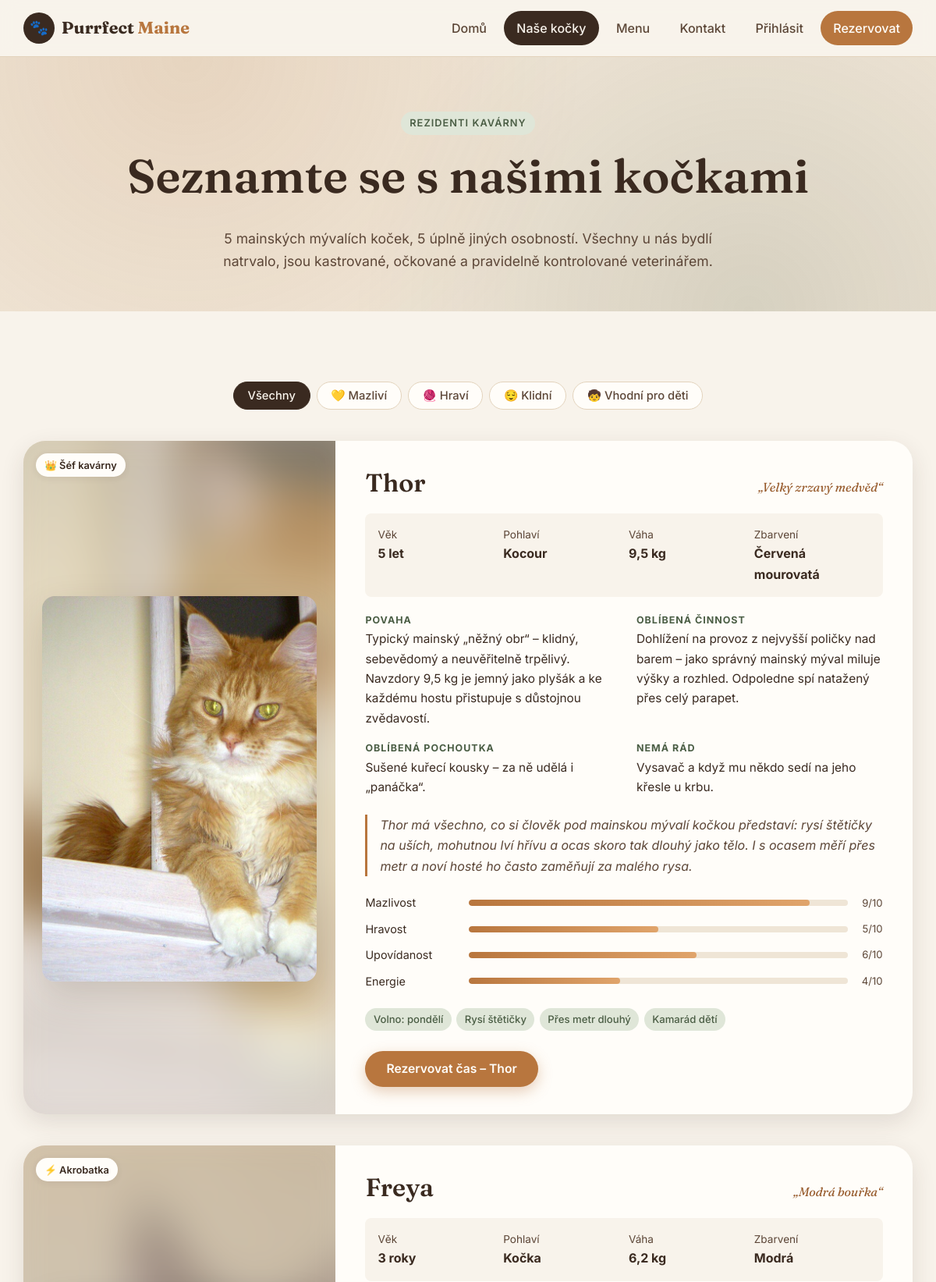
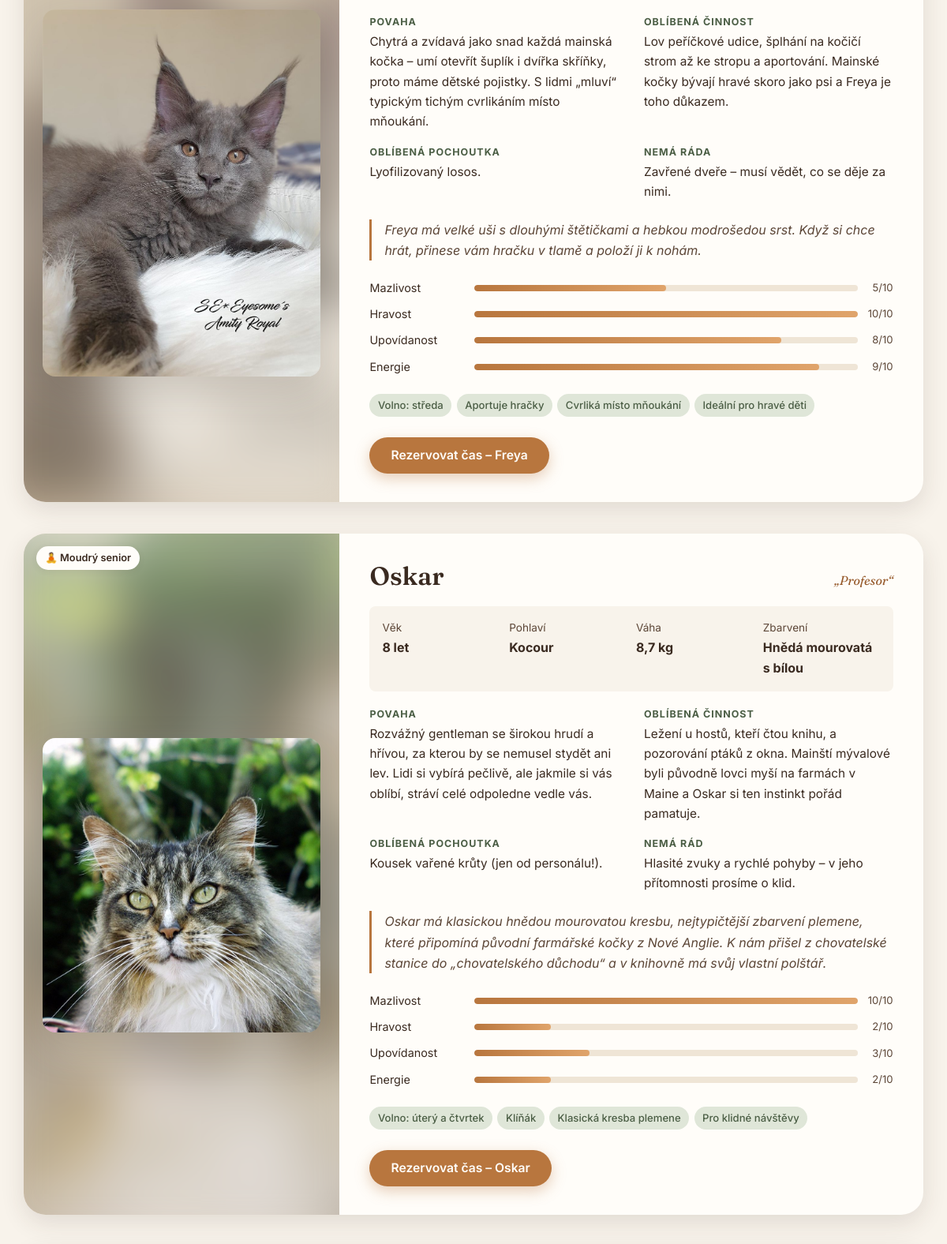
The app's page /cats.php (upper part) with its own data (2 pictures, top to bottom).
### tables this page shows
CREATE TABLE IF NOT EXISTS cats (
  id                INT UNSIGNED AUTO_INCREMENT PRIMARY KEY,
  name              VARCHAR(60)  NOT NULL,
  nickname          VARCHAR(100) NOT NULL DEFAULT '',
  tag_label         VARCHAR(60)  NOT NULL DEFAULT '',       
  age_years         DECIMAL(3,1) NOT NULL,
  sex               ENUM('kocour', 'kočka') NOT NULL,
  weight_kg         DECIMAL(4,1) NOT NULL,
  color             VARCHAR(80)  NOT NULL,
  personality       TEXT NOT NULL,
  favorite_activity TEXT NOT NULL,
  favorite_treat    VARCHAR(255) NOT NULL DEFAULT '',
  dislikes          VARCHAR(255) NOT NULL DEFAULT '',
  story             TEXT NULL,
  trait_cuddly      TINYINT UNSIGNED NOT NULL DEFAULT 5,    
  trait_playful     TINYINT UNSIGNED NOT NULL DEFAULT 5,
  trait_talkative   TINYINT UNSIGNED NOT NULL DEFAULT 5,
  trait_energy      TINYINT UNSIGNED NOT NULL DEFAULT 5,
  rest_days         VARCHAR(20)  NOT NULL DEFAULT '',       
  tags              VARCHAR(100) NOT NULL DEFAULT '',       
  highlights        VARCHAR(255) NOT NULL DEFAULT '',       
  photo             VARCHAR(500) NOT NULL DEFAULT '',       
  is_active         TINYINT(1) NOT NULL DEFAULT 1,
  sort_order        INT NOT NULL DEFAULT 0,
  created_at        DATETIME NOT NULL DEFAULT CURRENT_TIMESTAMP
);

### conn.php (called while the page is built, shortened)
<?php
class connector
{
    private $conn;
    public function __construct($host, $user, $password, $dbname)
    {
        try {
            $this->conn = new mysqli($host, $user, $password, $dbname);
            $this->conn->set_charset('utf8mb4');
        } catch (Exception $e) {
            die("Chyba: " . $e->getMessage());
        }
    }
    private function run($sql, array $params = [])
    {
        $stmt = $this->conn->prepare($sql);
        if (!$stmt->execute($params ?: null)) {
            throw new Exception("Chyba dotazu na databázi: " . $stmt->error);
        }
        return $stmt;
    }
    public function fetchAll($sql, array $params = [])
    {
        $result = $this->run($sql, $params)->get_result();
        return $result ? $result->fetch_all(MYSQLI_ASSOC) : [];
    }
}
$db = new connector("", "", "", "");

### includes/bootstrap.php (called while the page is built, shortened)
<?php
require_once __DIR__ . '/../conn.php';
function db(): connector
{
    global $db;
    return $db;
}
function e(?string $value): string
{
    return htmlspecialchars((string) $value, ENT_QUOTES | ENT_SUBSTITUTE, 'UTF-8');
}
function url(string $path = ''): string
{
    return BASE_URL . '/' . ltrim($path, '/');
}
function photo_url(?string $photo): string
{
    return preg_match('~^https?://~i', $photo) ? $photo : url($photo);
}
function format_age(float $years): string
{
    if (floor($years) != $years) {
        return str_replace('.', ',', rtrim(rtrim(number_format($years, 1, '.', ''), '0'), '.')) . ' roku';
    }
    $n = (int) $years;
    if ($n >= 2 && $n <= 4) return "$n roky";
    return "$n let";
}
function format_weight(float $kg): string
{
    return str_replace('.', ',', rtrim(rtrim(number_format($kg, 1, '.', ''), '0'), '.')) . ' kg';
}
function parse_days(?string $csv): array
{
    if ($csv === null || $csv === '') {
        return [];
    }
    return array_map('intval', explode(',', $csv));
}
function days_label(array $days): string
{
    $names = array_map(fn ($d) => DAY_NAMES[$d] ?? '', $days);
    if (count($names) <= 1) {
        return $names[0] ?? '';
    }
    $last = array_pop($names);
    return implode(', ', $names) . ' a ' . $last;
}

### cats.php (the view, shortened to what this page needs)
<?php
require __DIR__ . '/includes/bootstrap.php';
$cats = db()->fetchAll('SELECT * FROM cats WHERE is_active = 1 ORDER BY sort_order, name');
$traitLabels = [
    'trait_cuddly'    => 'Mazlivost',
    'trait_playful'   => 'Hravost',
    'trait_talkative' => 'Upovídanost',
    'trait_energy'    => 'Energie',
];
require __DIR__ . '/includes/header.php';
?>
  <main>
    <section class="page-hero">
      <div class="container">
        <span class="eyebrow eyebrow-green">Rezidenti kavárny</span>
        <h1>Seznamte se s našimi kočkami</h1>
        <p><?= count($cats) ?> mainských mývalích koček, <?= count($cats) ?> úplně jiných osobností. Všechny u nás bydlí natrvalo, jsou kastrované, očkované a pravidelně kontrolované veterinářem.</p>
      </div>
    </section>
    <section class="section">
      <div class="container">
        <?php if (!$cats): ?>
          <div class="empty-state">
            <div class="icon" aria-hidden="true">🐾</div>
            <p>Profily koček právě připravujeme. Zastavte se brzy!</p>
          </div>
        <?php else: ?>
        <div class="cat-filters" role="group" aria-label="Filtrovat kočky podle povahy">
          <button type="button" class="filter-btn active" data-filter="all" aria-pressed="true">Všechny</button>
          <?php foreach (CAT_TAGS as $key => $label): ?>
            <button type="button" class="filter-btn" data-filter="<?= e($key) ?>" aria-pressed="false"><?= e($label) ?></button>
          <?php endforeach; ?>
        </div>
        <div class="cat-list">
          <?php foreach ($cats as $cat):
              $restDays = parse_days($cat['rest_days']);
              $highlights = array_filter(array_map('trim', explode(',', $cat['highlights'])));
              $restLabel = $restDays ? 'Volno: ' . days_label($restDays) : 'Bez volného dne';
          ?>
          <article class="cat-card reveal" id="kocka-<?= (int) $cat['id'] ?>" data-tags="<?= e($cat['tags']) ?>">
            <div class="cat-photo"<?= $cat['photo'] ? ' style="--photo: url(&quot;' . e(photo_url($cat['photo'])) . '&quot;)"' : '' ?>>
              <?php if ($cat['photo']): ?>
                <div class="cat-photo-frame">
                  <img src="<?= e(photo_url($cat['photo'])) ?>" alt="<?= e($cat['name'] . ' – ' . $cat['color']) ?>" loading="lazy">
                </div>
              <?php else: ?>
                <div class="photo-placeholder" role="img" aria-label="<?= e($cat['name']) ?> – fotka zatím chybí">🐈</div>
              <?php endif; ?>
              <?php if ($cat['tag_label']): ?>
                <span class="cat-tag"><?= e($cat['tag_label']) ?></span>
              <?php endif; ?>
            </div>
            <div class="cat-body">
              <div class="cat-header">
                <h3><?= e($cat['name']) ?></h3>
                <?php if ($cat['nickname']): ?>
                  <span class="cat-nickname">„<?= e($cat['nickname']) ?>“</span>
                <?php endif; ?>
              </div>
              <div class="cat-meta">
                <div>Věk<strong><?= e(format_age((float) $cat['age_years'])) ?></strong></div>
                <div>Pohlaví<strong><?= e(mb_convert_case($cat['sex'], MB_CASE_TITLE)) ?></strong></div>
                <div>Váha<strong><?= e(format_weight((float) $cat['weight_kg'])) ?></strong></div>
                <div>Zbarvení<strong><?= e($cat['color']) ?></strong></div>
              </div>
              <div class="cat-details">
                <div>
                  <h4>Povaha</h4>
                  <p><?= e($cat['personality']) ?></p>
                </div>
                <div>
                  <h4>Oblíbená činnost</h4>
                  <p><?= e($cat['favorite_activity']) ?></p>
                </div>
                <?php if ($cat['favorite_treat']): ?>
                <div>
                  <h4>Oblíbená pochoutka</h4>
                  <p><?= e($cat['favorite_treat']) ?></p>
                </div>
                <?php endif; ?>
                <?php if ($cat['dislikes']): ?>
                <div>
                  <h4><?= $cat['sex'] === 'kočka' ? 'Nemá ráda' : 'Nemá rád' ?></h4>
                  <p><?= e($cat['dislikes']) ?></p>
                </div>
                <?php endif; ?>
              </div>
              <?php if ($cat['story']): ?>
                <p class="cat-story"><?= e($cat['story']) ?></p>
              <?php endif; ?>
              <div class="traits" aria-label="Povahové rysy">
                <?php foreach ($traitLabels as $field => $label): $v = (int) $cat[$field]; ?>
                  <div class="trait">
                    <span><?= e($label) ?></span>
                    <div class="trait-bar"><span data-value="<?= $v ?>"></span></div>
                    <span class="trait-value"><?= $v ?>/10</span>
                  </div>
                <?php endforeach; ?>
              </div>
              <ul class="chips">
                <li><?= e($restLabel) ?></li>
                <?php foreach ($highlights as $h): ?>
                  <li><?= e($h) ?></li>
                <?php endforeach; ?>
              </ul>
              <a href="<?= e(url('booking.php?cat=' . (int) $cat['id'])) ?>" class="btn btn-primary">Rezervovat čas – <?= e($cat['name']) ?></a>
            </div>
          </article>
          <?php endforeach; ?>
        </div>
        <?php endif; ?>
      </div>
    </section>
  </main>
<?php require __DIR__ . '/includes/footer.php'; ?>

### records on screen
cats: photo (picture), tag_label "👑 Šéf kavárny", name "Thor", nickname "Velký zrzavý medvěd", age_years "5 let", sex "Kocour", weight_kg "9,5 kg", color "Červená mourovatá", personality "Typický mainský „něžný obr“ – klidný, sebevědomý a neuvěřitelně trpělivý. Navzdory 9,5 kg je jemný jako plyšák a ke každému hostu přistupuje s důstojnou zvědavostí.", favorite_activity "Dohlížení na provoz z nejvyšší poličky nad barem – jako správný mainský mýval miluje výšky a rozhled. Odpoledne spí natažený přes celý parapet.", favorite_treat "Sušené kuřecí kousky – za ně udělá i „panáčka“.", shows "NEMÁ RÁD", dislikes "Vysavač a když mu někdo sedí na jeho křesle u krbu.", story "Thor má všechno, co si člověk pod mainskou mývalí kočkou představí: rysí štětičky na uších, mohutnou lví hřívu a ocas skoro tak dlouhý jako tělo. I s ocasem měří přes metr a noví hosté ho často zaměňují za malého rysa.", label "Mazlivost", trait_cuddly "9", label "Hravost", trait_playful "5", label "Upovídanost", trait_talkative "6", label "Energie", trait_energy "4", rest_days "Volno: pondělí", highlights "Rysí štětičky", highlights "Přes metr dlouhý", highlights "Kamarád dětí"
cats: photo (picture), tag_label "⚡ Akrobatka", name "Freya", nickname "Modrá bouřka", age_years "3 roky", sex "Kočka", weight_kg "6,2 kg", color "Modrá", personality "Chytrá a zvídavá jako snad každá mainská kočka – umí otevřít šuplík i dvířka skříňky, proto máme dětské pojistky. S lidmi „mluví“ typickým tichým cvrlikáním místo mňoukání.", favorite_activity "Lov peříčkové udice, šplhání na kočičí strom až ke stropu a aportování. Mainské kočky bývají hravé skoro jako psi a Freya je toho důkazem.", favorite_treat "Lyofilizovaný losos.", shows "NEMÁ RÁDA", dislikes "Zavřené dveře – musí vědět, co se děje za nimi.", story "Freya má velké uši s dlouhými štětičkami a hebkou modrošedou srst. Když si chce hrát, přinese vám hračku v tlamě a položí ji k nohám.", label "Mazlivost", trait_cuddly "5", label "Hravost", trait_playful "10", label "Upovídanost", trait_talkative "8", label "Energie", trait_energy "9", rest_days "Volno: středa", highlights "Aportuje hračky", highlights "Cvrliká místo mňoukání", highlights "Ideální pro hravé děti"
cats: photo (picture), tag_label "🧘 Moudrý senior", name "Oskar", nickname "Profesor", age_years "8 let", sex "Kocour", weight_kg "8,7 kg", color "Hnědá mourovatá s bílou", personality "Rozvážný gentleman se širokou hrudí a hřívou, za kterou by se nemusel stydět ani lev. Lidi si vybírá pečlivě, ale jakmile si vás oblíbí, stráví celé odpoledne vedle vás.", favorite_activity "Ležení u hostů, kteří čtou knihu, a pozorování ptáků z okna. Mainští mývalové byli původně lovci myší na farmách v Maine a Oskar si ten instinkt pořád pamatuje.", favorite_treat "Kousek vařené krůty (jen od personálu!).", shows "NEMÁ RÁD", dislikes "Hlasité zvuky a rychlé pohyby – v jeho přítomnosti prosíme o klid.", story "Oskar má klasickou hnědou mourovatou kresbu, nejtypičtější zbarvení plemene, které připomíná původní farmářské kočky z Nové Anglie. K nám přišel z chovatelské stanice do „chovatelského důchodu“ a v knihovně má svůj vlastní polštář.", label "Mazlivost", trait_cuddly "10", label "Hravost", trait_playful "2", label "Upovídanost", trait_talkative "3", label "Energie", trait_energy "2", rest_days "Volno: úterý a čtvrtek", highlights "Klíňák", highlights "Klasická kresba plemene", highlights "Pro klidné návštěvy"

### other values on screen
count($cats) "5"
$label "💛 Mazliví"
$label "🧶 Hraví"
$label "😌 Klidní"
$label "🧒 Vhodní pro děti"
